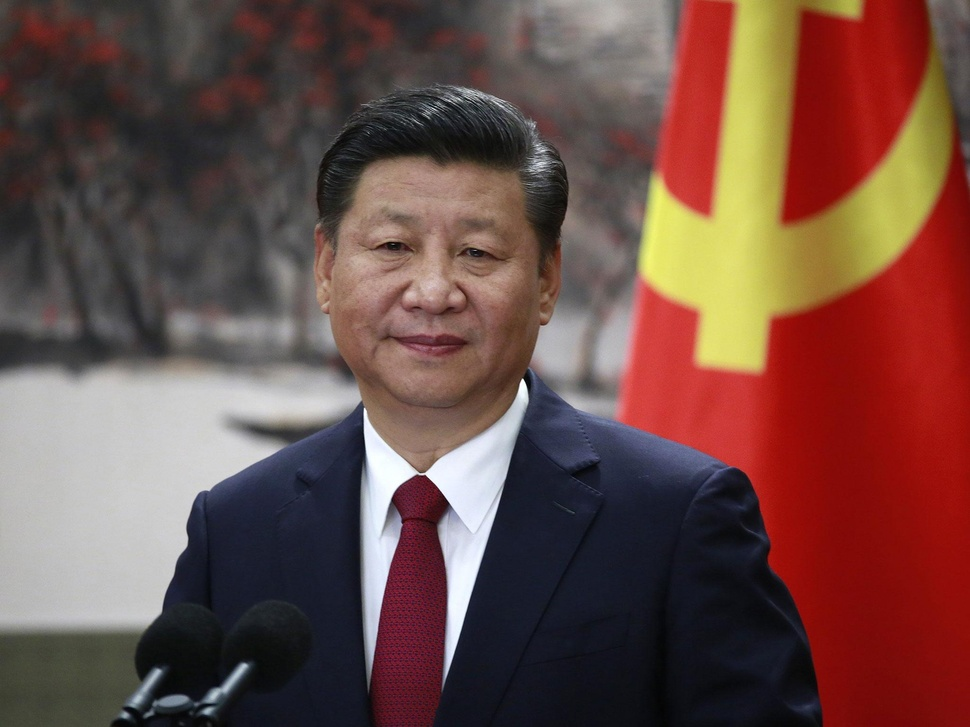
#> input picture sesi14/jinping.jpg, 970 x 727 px, shrunk from 2048 x 1536 before the run, found by its file name
$ python imgen.py
#> lines starting #> are read from the running program, lines starting #| are printed output that depends on the picture
import numpy as np
import imageio.v3 as i
import matplotlib.pyplot as plt

def det(key):
    a =key [0][0]
    b =key [0][1]
    c =key [1][0]
    d =key [1][1]
    return (a*d)-(b*c)==1

def enc(img,key,cho):
     if not det(key):
         return"Matrix's Invalid"

     if cho==1:
         a =key [0][0]
         b =key [0][1]
         c =key [1][0]
         d =key [1][1]
     elif cho==2:
         d =key [0][0]
         b =256-key [0][1]
         c =256-key [1][0]
         a =key [1][1]

     result=np.zeros_like(img)
     for j in range(0,img.shape[0]-1,2):
         for k in range(0,img.shape[1]):
             r1= ((img[j,k,0]* a)+(img[j+1,k,0]* c))%256
             r2= ((img[j,k,0]* b)+(img[j+1,k,0]* d))%256

             g1= ((img[j,k,1]* a)+(img[j+1,k,1]* c))%256
             g2= ((img[j,k,1]* b)+(img[j+1,k,1]* d))%256

             b1= ((img[j,k,2]* a)+(img[j+1,k,2]* c))%256
             b2= ((img[j,k,2]* b)+(img[j+1,k,2]* d))%256

             result[j,k,0]= r1
             result[j+1,k,0]= r2

             result[j,k,1]= g1
             result[j+1,k,1]= g2

             result[j,k,2]= b1
             result[j+1,k,2]= b2
     return result.astype(np.uint8)

img=i.imread("C:\\latihan\\jinping.jpg")
#> img is the input picture: shape (727, 970, 3); mean R, G, B 108.8, 76.4, 70.1
key=np.array([
    [5,3],
    [3,2]
])

imgEnc = enc(img,key,1)
#> after the loop in enc, `for j in range(0,img.shape[0]-1,2):`:
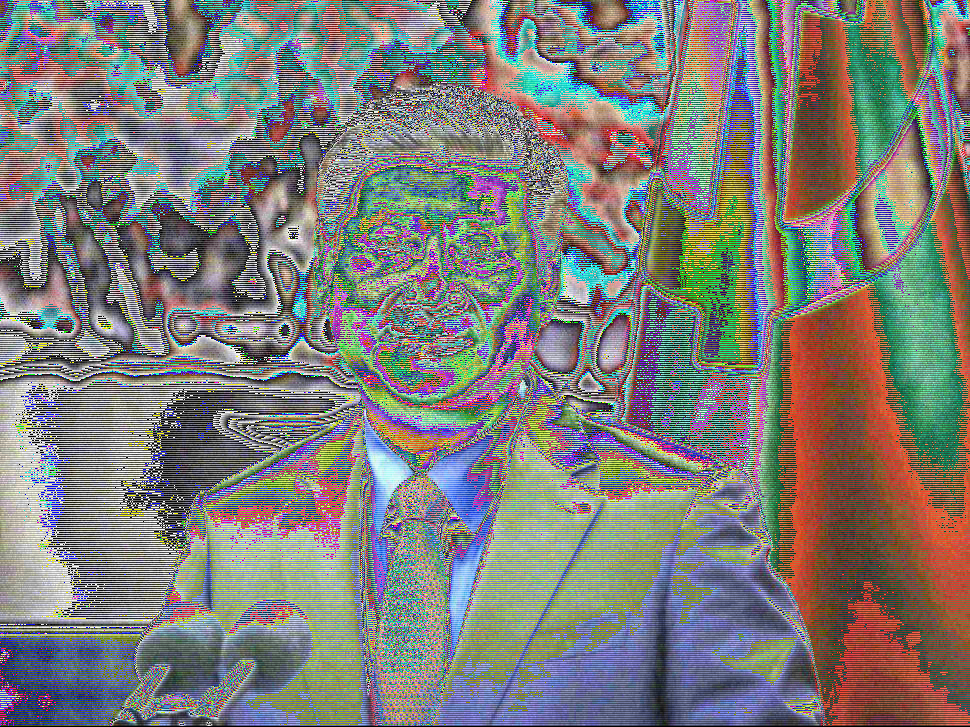
#> result: shape (727, 970, 3); mean R, G, B 125.9, 124.7, 120.8
imgDec = enc(imgEnc,key,2)
plt.figure(figsize=(10,10))
plt.subplot(1,3,1)
plt.imshow(img)
plt.subplot(1,3,2)
plt.imshow(imgEnc)
plt.subplot(1,3,3)
plt.imshow(imgDec)

plt.show()
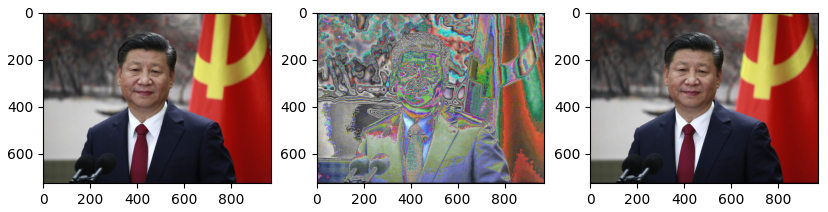
#> figure drawn by matplotlib, 3 panels
